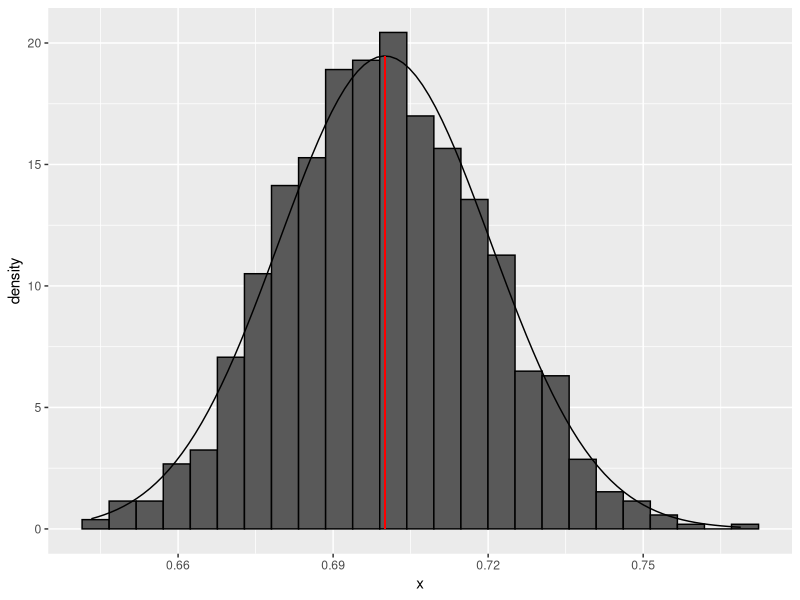
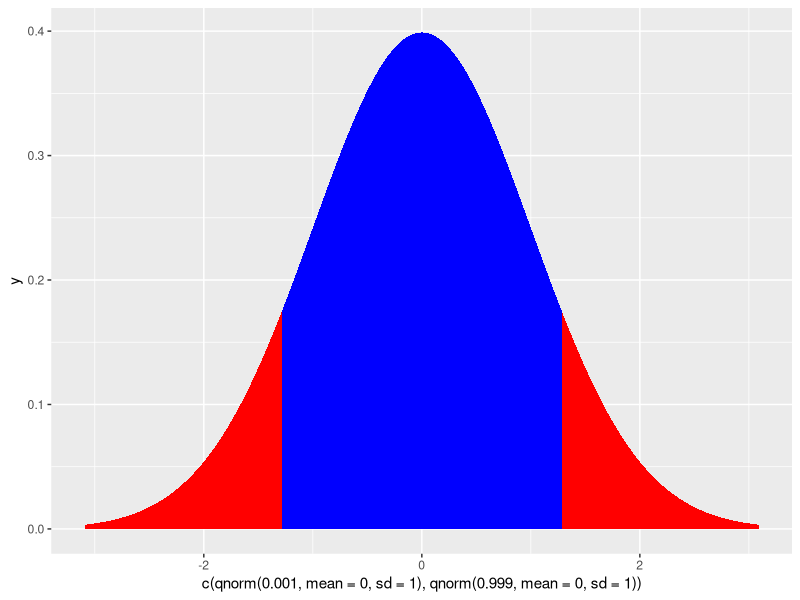
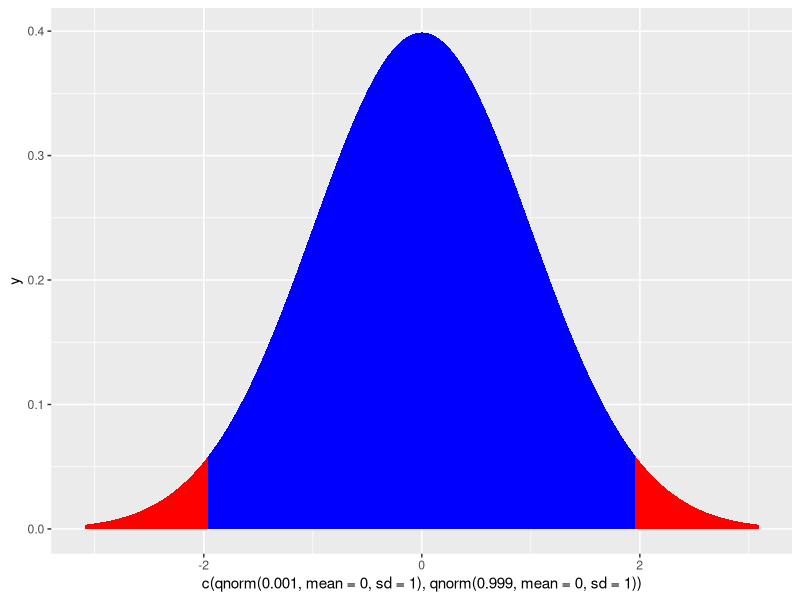
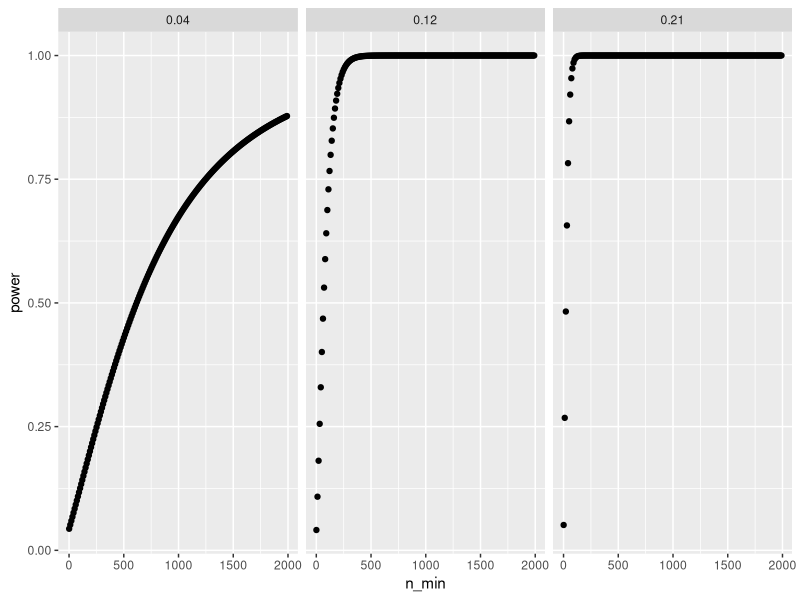

Write R code to recreate these figures, in order.
## ---- chunk 1
#| label: sampling-distribution

set.seed(432)
p <- .7
q <- 1-p
se <- sqrt(p*q/500)
samp_dist <- 
  tibble::tibble(
    x = rnorm(1000, mean = p, sd = se)
    )

ggplot2::ggplot(
  data = samp_dist,
  ggplot2::aes(
    x = x
  )
) +
  ggplot2::geom_histogram(
    ggplot2::aes(y = ggplot2::after_stat(density)),
    bins = 25,
    color = "black"
  ) + 
  ggplot2::geom_function(
    fun = dnorm,
    args = list(mean = p, sd = se)
  ) + 
  ggplot2::geom_segment(
    x = p,
    xend = p,
    y = 0,
    yend = dnorm(p, mean = p, sd = se),
    color = "red"
  )
## ---- chunk 2
#| label: null-samp-dist

p_mean <- 0
p1 <- .30
p2 <- .40
n1 <- 200
n2 <- 200
p_pool <- (p1*n1 + p2*n2) / (n1 + n2)
q_pool <- 1 - p_pool
p_var <- p_pool * q_pool
p_se <- sqrt(p_var * (1/n1 + 1/n2))
z_u <- qnorm(.90, mean = 0, sd = 1)
z_l <- -qnorm(.90, mean = 0, sd = 1)


ggplot2::ggplot(
  data = NULL,
  ggplot2::aes(
    x = c(qnorm(.001, mean = 0, sd = 1), qnorm(.999, mean = 0, sd = 1))
  )
) + 
  ggplot2::geom_area(
    stat = "function",
    fun = dnorm,
    args = list(mean = 0, sd = 1),
    fill = "red",
    xlim = c(qnorm(.001, mean = 0, sd = 1), z_l)
  ) + 
  ggplot2::geom_area(
    stat = "function",
    fun = dnorm,
    args = list(mean = 0, sd = 1),
    fill = "blue",
    xlim = c(z_l, z_u)
  ) + 
  ggplot2::geom_area(
    stat = "function",
    fun = dnorm,
    args = list(mean = 0, sd = 1),
    fill = "red",
    xlim = c(z_u, qnorm(.999, mean = 0, sd = 1))
  )
  
## ---- chunk 3
#| label: alpha-plot

ggplot2::ggplot(
  data = NULL,
  ggplot2::aes(
    x = c(qnorm(.001, mean = 0, sd = 1), qnorm(.999, mean = 0, sd = 1))
  )
) + 
  ggplot2::geom_area(
    stat = "function",
    fun = dnorm,
    args = list(mean = 0, sd = 1),
    fill = "red",
    xlim = c(qnorm(.001, mean = 0, sd = 1), qnorm(.025))
  ) + 
  ggplot2::geom_area(
    stat = "function",
    fun = dnorm,
    args = list(mean = 0, sd = 1),
    fill = "blue",
    xlim = c(qnorm(.025), qnorm(.975))
  ) + 
  ggplot2::geom_area(
    stat = "function",
    fun = dnorm,
    args = list(mean = 0, sd = 1),
    fill = "red",
    xlim = c(qnorm(.975), qnorm(.999, mean = 0, sd = 1))
  )
  
## ---- chunk 4
#| label: power-analysis-plot

data_power <- 
  tibble::tibble(
    n_min = seq(1, 2000, by = 10)
  ) |>
  tidyr::expand_grid(
    tibble::tibble(
      effect = c(.04, .12, .21)
    )
  ) |>
  dplyr::mutate(
    n_maj = 4000,
    p_min = .30,
    p_maj = effect + p_min,
    p_pool = (p_maj * n_maj + p_min * n_min) / (n_maj + n_min),
    se_pool = sqrt((p_pool * (1 - p_pool)) * (1/n_maj + 1/n_min)),
    se_maj = sqrt((p_maj * (1 - p_maj)) / n_maj),
    se_min = sqrt((p_min * (1 - p_min)) / n_min),
    se_alt = sqrt(se_maj^2 + se_min^2),
    power = pnorm(qnorm(.975)*(se_pool / se_alt) - (effect / se_alt), lower.tail = F) + pnorm(-qnorm(.975)*(se_pool / se_alt) - (effect / se_alt)),
    s_error = pnorm(-qnorm(.975)*(se_pool / se_alt) - (effect / se_alt)) / power
  )

ggplot2::ggplot(
  data = data_power, 
  ggplot2::aes(
    x = n_min,
    y = power
  )
) + 
  ggplot2::geom_point() +
  ggplot2::facet_grid(. ~ effect)
